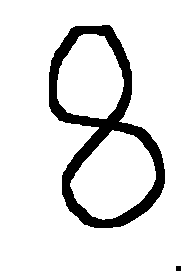
#> input picture imagens/Screenshot from 2023-06-09 16-23-08.png, 181 x 271 px; its folder holds 4 pictures in this run
$ python main.py
#> lines starting #> are read from the running program, lines starting #| are printed output that depends on the picture; after the words box and inside, x2 and y2 are one past the last pixel; in counts of white or black regions, pixels touching at a corner belong together
import os
import numpy as np
import matplotlib.pyplot as plt
from sklearn.datasets import load_digits
from sklearn.decomposition import PCA
from sklearn.cluster import KMeans
from sklearn.metrics import silhouette_score
from PIL import Image
# Scalrt
from sklearn.preprocessing import StandardScaler

# Carregar o conjunto de dados Digits
digits = load_digits()

# Obter os dados e os rótulos
X = digits.data
y = digits.target

# Informações sobre o conjunto de dados
n_samples, n_features = X.shape
n_digits = len(np.unique(y))

## 1. Exploração dos Dados:
print("Número de exemplos: %d" % n_samples)
print("Dimensões das imagens: %d x %d" % (n_features, int(np.sqrt(n_features))))
print("Distribuição dos dígitos:")
print(np.bincount(y))

# Exibir alguns exemplos de imagens
plt.figure(figsize=(8, 6))
for i in range(10):
    plt.subplot(2, 5, i + 1)
    plt.imshow(X[y == i][0].reshape(8, 8), cmap='gray')
    plt.title("Dígito %d" % i)
    plt.axis('off')

plt.tight_layout()
# Salvando a figura
plt.savefig('figura_dataset_digits.png')
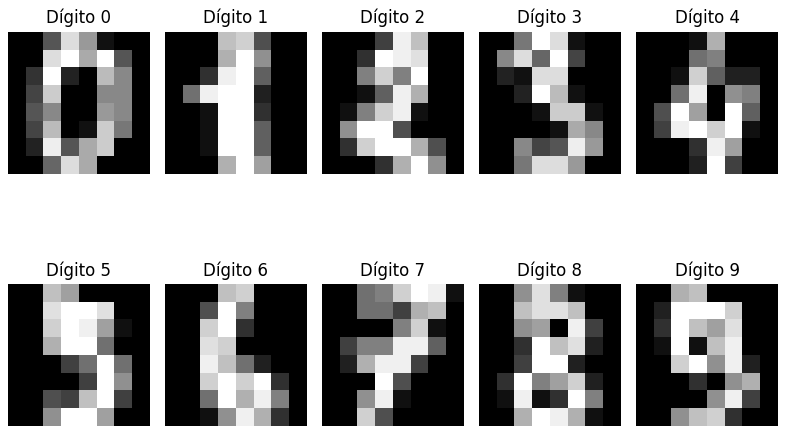
#> figure drawn by matplotlib, 10 panels
plt.show()

# 2. Pré-processamento dos Dados:
# Pré-processamento dos dados com PCA

# Aplicar o escalamento dos dados
"""scaler = StandardScaler()
X = scaler.fit_transform(X)"""


n_components = 2  # Manter todos os 64 componentes principais
pca = PCA(n_components=n_components)
X_pca = pca.fit_transform(X)

print("X_pca.shape:", X_pca.shape)
print("X_pca[0]:", X_pca[0])

print("X.shape:", X.shape)
print("X[0]:", X[0])

# Plot dos dados após o pré-processamento
plt.figure(figsize=(8, 6))
plt.scatter(X_pca[:, 0], X_pca[:, 1], c=y, cmap='viridis')
plt.xlabel('Componente Principal 1')
plt.ylabel('Componente Principal 2')
plt.title('Digits Dataset após Pré-processamento')
plt.colorbar()
# Salvando a figura
plt.savefig('figura_dataset_digits_pca.png')
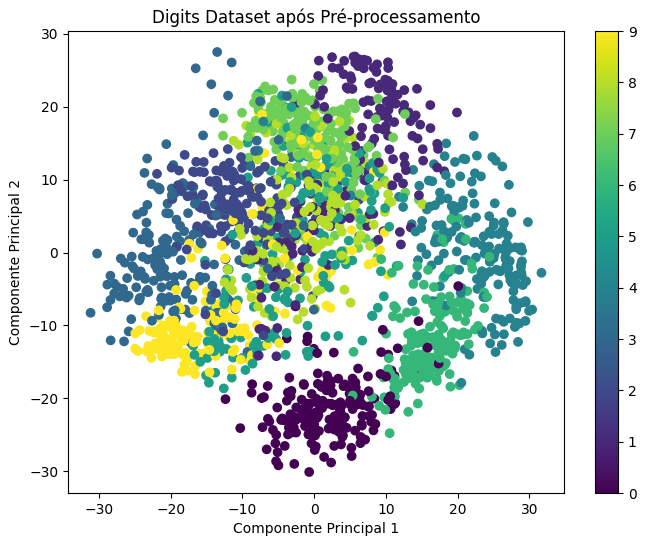
#> figure drawn by matplotlib, 2 panels
plt.show()

# 3. Implementação do K-means:

# Implementação do K-means
'''
kmeans = KMeans(n_clusters=10, init='k-means++', random_state=42)
kmeans.fit(X_pca)
labels = kmeans.labels_
'''


# Implementação do K-means
kmeans = KMeans(init="k-means++", n_clusters=n_digits, random_state=42, n_init=10)
kmeans.fit(X_pca)
labels = kmeans.labels_

# Plot dos clusters resultantes
plt.figure(figsize=(10, 6))
colors = ['pink', 'g', 'r', 'c', 'm', 'y', 'brown', 'orange', 'purple', 'gray']
for i in range(n_digits):
    plt.scatter(X_pca[labels == i, 0], X_pca[labels == i, 1], color=colors[i], label=str(i))

plt.xlabel('Componente Principal 1')
plt.ylabel('Componente Principal 2')
plt.title('Resultado do K-means - Digits Dataset')

# Plotar os centroides
plt.scatter(kmeans.cluster_centers_[:, 0], kmeans.cluster_centers_[:, 1], s=100, c='black', label='Centroides', marker='*')

plt.legend()
# Salvando a figura
plt.savefig('figura_dataset_digits_kmeans.png')
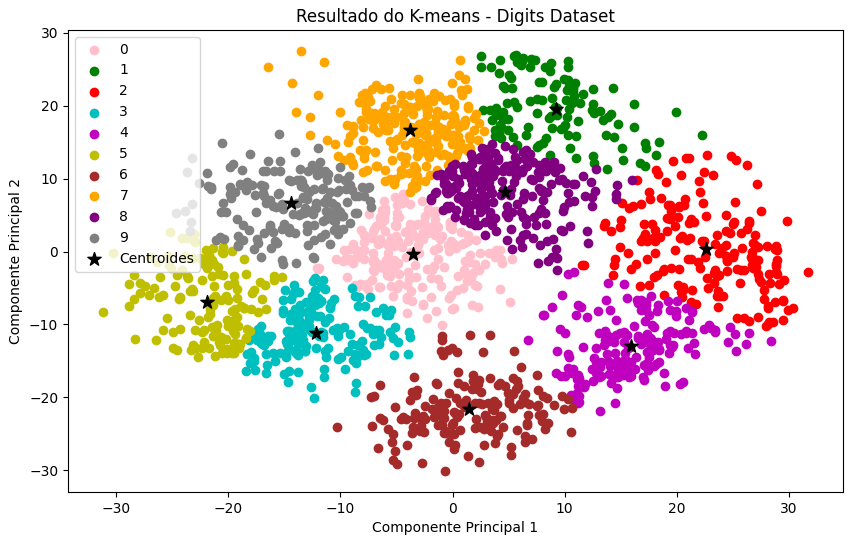
#> figure drawn by matplotlib, 1 panel
plt.show()

# 4. Avaliação do Modelo:
# Avaliação do modelo
silhouette_avg = silhouette_score(X_pca, labels)  # Índice de Silhouette
print("Índice de Silhouette:", silhouette_avg)

soma = kmeans.inertia_  # Soma das distâncias quadradas intra-cluster
print("Soma das distâncias quadradas intra-cluster:", soma)


# 5. Teste com Dados Próprios:
# Caminho para as imagens de teste
path_imagens = 'imagens'

path_imagens = [os.path.join(path_imagens, imagem) for imagem in os.listdir(path_imagens)]

new_digits = []
for imagem in path_imagens:
    image = Image.open(imagem)
#> image is the input picture: PIL image 181x271 RGBA; mean R, G, B, A 225.1, 225.1, 225.1, 255
    image = image.convert('L')
#> image: PIL image 181x271 L; 88.3% white; 2 black regions, box (x1, y1, x2, y2) and area: (49, 25, 165, 228) 5724, (176, 266, 181, 271) 25
    image = image.resize((8, 8))
    image = np.array(image)
    image = image.flatten()
#> image = 64 values, max 255 at index 0, min 124 at index 29, mean 223.1
    image = 255 - image
#> image = 64 values, max 131 at index 29, min 0 at index 0, mean 31.94
    image = image.reshape(8, 8)
    image = Image.fromarray(image.astype('uint8'))
    image = np.array(image)
    image = image.flatten()
    new_digits.append(image)

# Scaler
# new_digits = scaler.transform(new_digits)
new_digits_pca = pca.transform(new_digits)
predicted_labels = kmeans.predict(new_digits_pca)

print("Dígitos manuscritos pelo usuário:")
print(predicted_labels)

# Plotar os dígitos manuscritos pelo usuário
plt.figure(figsize=(8, 6))
for i in range(10):
    plt.subplot(2, 5, i + 1)
#> (the run stopped early here; a loop or call above may not have finished)
